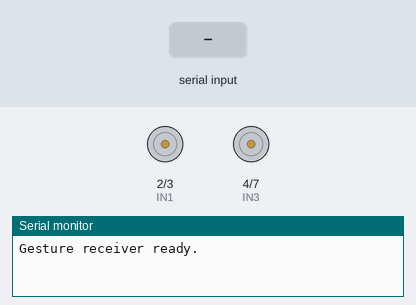
Bench run of a sketch on a simulated Arduino Uno, built with avr-gcc and run on an emulated ATmega328P. Parts: motor-driver pin pairs drawn as motors (green arrow = first pin HIGH = forward, orange = second pin HIGH = backward, longer = more drive, scaled by the enable pin), the last lines printed to the serial monitor. Inputs (shaded band) come from the test bench.

Above: at 1.2 s.
1.3 s: "F" received over the second serial link
At 1.6 s:
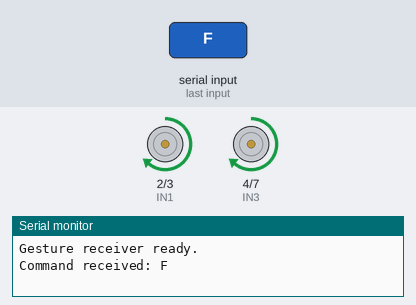
2.8 s: "B" received over the second serial link
At 4.0 s:
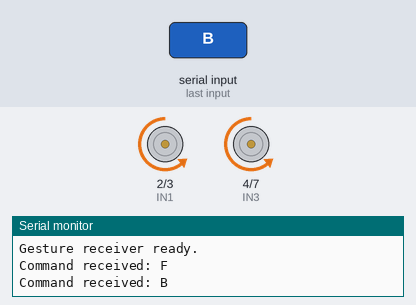
4.3 s: "L" received over the second serial link
At 5.1 s:
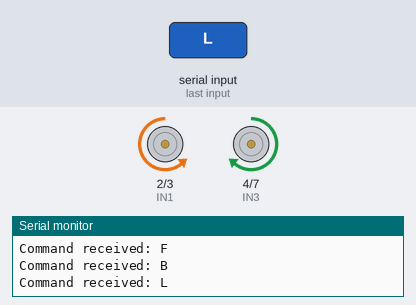
5.8 s: "R" received over the second serial link
At 6.3 s:
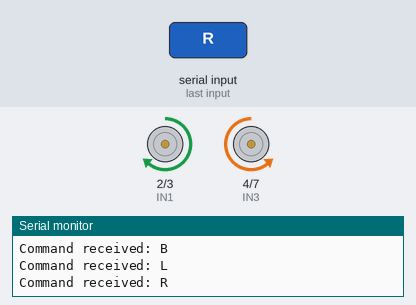
Timing chart, 0 to 8.3 s (numbered marks = the images above; inputs shaded):
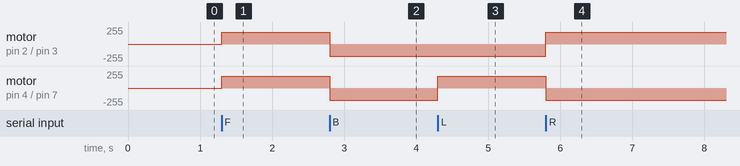

The sketch:

receiver.ino
```cpp
/*
  Gesture Control Car - Receiver

  Hardware:
  - Arduino Uno/Nano
  - HC-05 Bluetooth module
  - L298N motor driver
  - Two DC motors

  HC-05:
  TX -> D10 (Arduino software serial RX)
  RX -> D11 (Arduino software serial TX through a voltage divider)

  L298N:
  ENA -> D5
  IN1 -> D2
  IN2 -> D3
  IN3 -> D4
  IN4 -> D7
  ENB -> D6
*/

#include <SoftwareSerial.h>

SoftwareSerial bluetooth(10, 11);

const int ENA = 5;
const int IN1 = 2;
const int IN2 = 3;
const int IN3 = 4;
const int IN4 = 7;
const int ENB = 6;

const int MOTOR_SPEED = 180;

void setup() {
  Serial.begin(9600);
  bluetooth.begin(9600);

  pinMode(ENA, OUTPUT);
  pinMode(IN1, OUTPUT);
  pinMode(IN2, OUTPUT);
  pinMode(IN3, OUTPUT);
  pinMode(IN4, OUTPUT);
  pinMode(ENB, OUTPUT);

  stopCar();

  Serial.println("Gesture receiver ready.");
}

void setMotorSpeed(int speedA, int speedB) {
  analogWrite(ENA, constrain(speedA, 0, 255));
  analogWrite(ENB, constrain(speedB, 0, 255));
}

void moveForward() {
  digitalWrite(IN1, HIGH);
  digitalWrite(IN2, LOW);
  digitalWrite(IN3, HIGH);
  digitalWrite(IN4, LOW);
  setMotorSpeed(MOTOR_SPEED, MOTOR_SPEED);
}

void moveBackward() {
  digitalWrite(IN1, LOW);
  digitalWrite(IN2, HIGH);
  digitalWrite(IN3, LOW);
  digitalWrite(IN4, HIGH);
  setMotorSpeed(MOTOR_SPEED, MOTOR_SPEED);
}

void turnLeft() {
  digitalWrite(IN1, LOW);
  digitalWrite(IN2, HIGH);
  digitalWrite(IN3, HIGH);
  digitalWrite(IN4, LOW);
  setMotorSpeed(MOTOR_SPEED, MOTOR_SPEED);
}

void turnRight() {
  digitalWrite(IN1, HIGH);
  digitalWrite(IN2, LOW);
  digitalWrite(IN3, LOW);
  digitalWrite(IN4, HIGH);
  setMotorSpeed(MOTOR_SPEED, MOTOR_SPEED);
}

void stopCar() {
  digitalWrite(IN1, LOW);
  digitalWrite(IN2, LOW);
  digitalWrite(IN3, LOW);
  digitalWrite(IN4, LOW);
  setMotorSpeed(0, 0);
}

void executeCommand(char command) {
  switch (command) {
    case 'F':
      moveForward();
      break;

    case 'B':
      moveBackward();
      break;

    case 'L':
      turnLeft();
      break;

    case 'R':
      turnRight();
      break;

    case 'S':
    default:
      stopCar();
      break;
  }
}

void loop() {
  if (bluetooth.available()) {
    char command = bluetooth.read();

    Serial.print("Command received: ");
    Serial.println(command);

    executeCommand(command);
  }
}
```

Measured:
- after the input at 1.3 s, motor on pin 2 (IN1) / pin 3 (IN2), motor on pin 4 (IN3) / pin 7 (IN4): stopped → forward 180/255 at once
- after the input at 2.8 s, motor on pin 2 (IN1) / pin 3 (IN2), motor on pin 4 (IN3) / pin 7 (IN4): forward 180/255 → backward 180/255 at once
- after the input at 4.3 s, motor on pin 4 (IN3) / pin 7 (IN4): backward 180/255 → forward 180/255 at once
- after the input at 5.8 s, motor on pin 2 (IN1) / pin 3 (IN2): backward 180/255 → forward 180/255 at once; motor on pin 4 (IN3) / pin 7 (IN4): forward 180/255 → backward 180/255 at once
